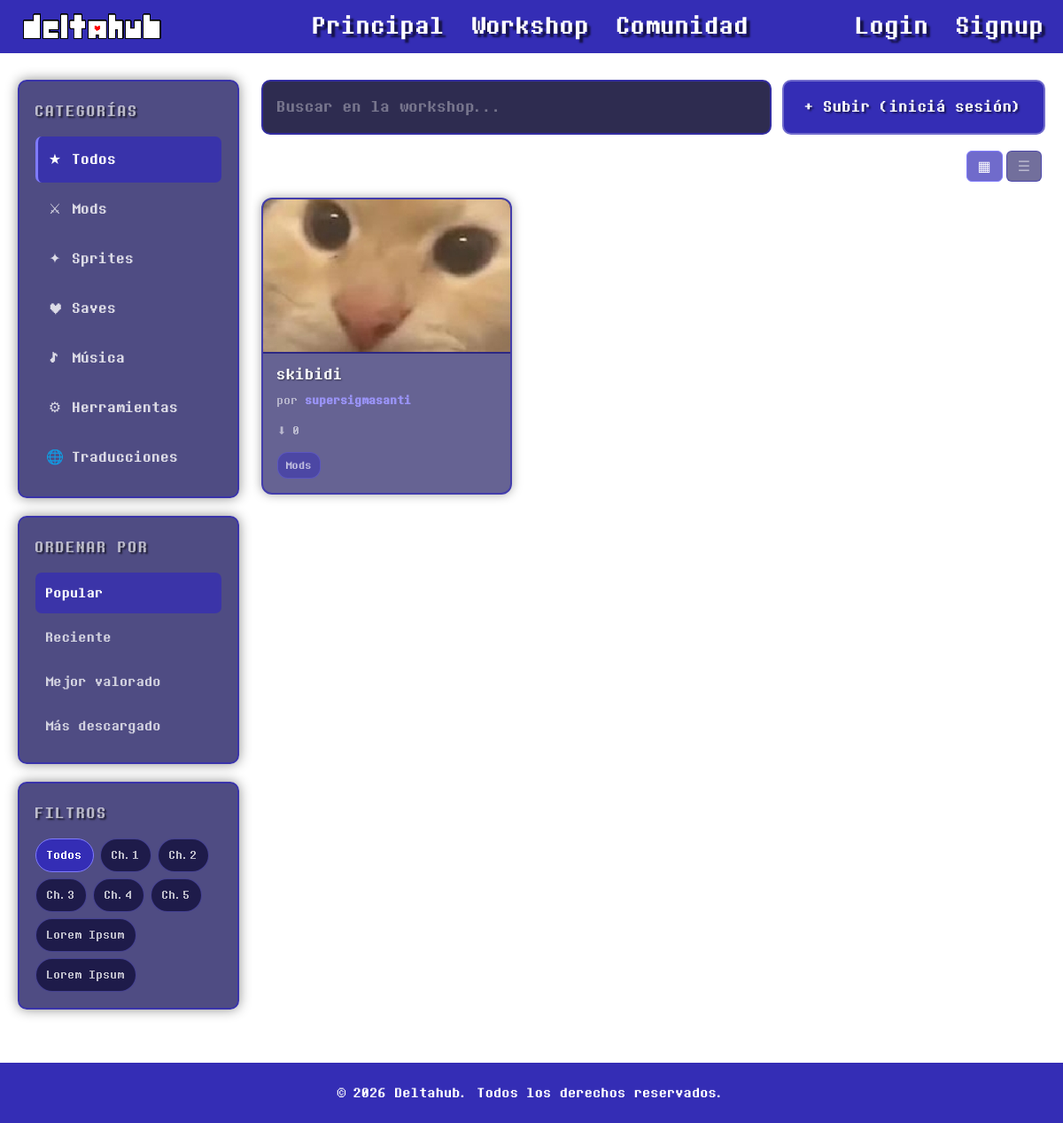
Before: /workshop.php with the older database file.
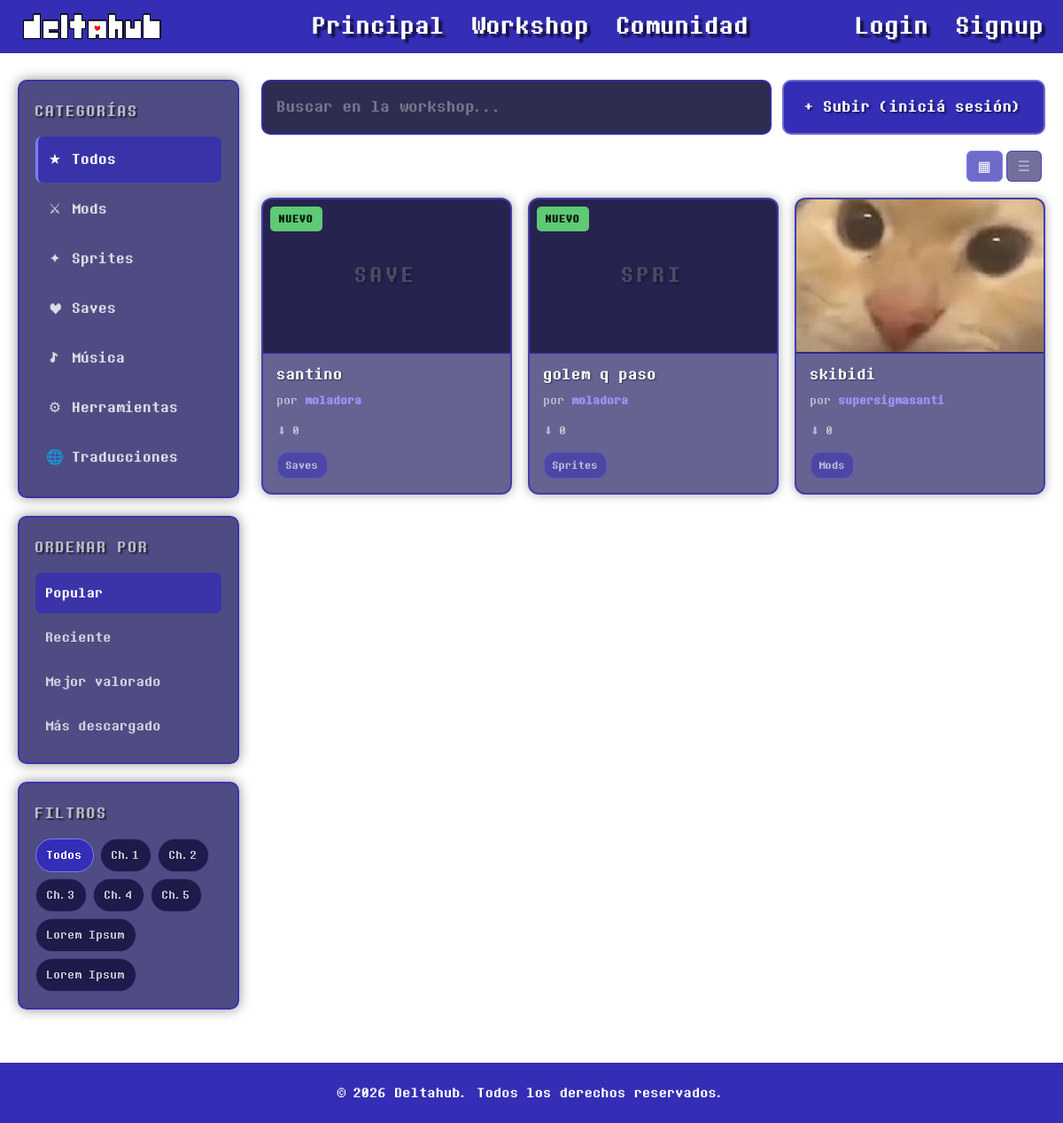
After: the same page with the newer database file.
### tables this page shows
CREATE TABLE `categorias` (
  `id` int(11) NOT NULL,
  `nombre` varchar(50) NOT NULL
);

CREATE TABLE `items` (
  `id` int(11) NOT NULL,
  `usuario_id` int(11) NOT NULL,
  `categoria_id` int(11) NOT NULL,
  `titulo` varchar(100) NOT NULL,
  `descripcion` text DEFAULT NULL,
  `imagen_portada` varchar(255) DEFAULT NULL,
  `fecha_publicacion` datetime DEFAULT current_timestamp(),
  `fecha_actualizacion` datetime DEFAULT NULL,
  `descargas` int(11) DEFAULT 0
);

CREATE TABLE `usuarios` (
  `id` int(11) NOT NULL,
  `nombre_usuario` varchar(50) NOT NULL,
  `email` varchar(100) NOT NULL,
  `password_hash` varchar(255) NOT NULL,
  `avatar_url` varchar(255) DEFAULT NULL,
  `fecha_registro` datetime DEFAULT current_timestamp(),
  `rol` enum('usuario','moderador','admin') DEFAULT 'usuario'
);

### workshop.php (the view, shortened to what this page needs)
<?php
require_once "config/database.php";
function slugify($texto) {
    $texto = mb_strtolower($texto, 'UTF-8');
    $texto = str_replace(['á','é','í','ó','ú','ñ'], ['a','e','i','o','u','n'], $texto);
    return preg_replace('/[^a-z0-9]+/', '', $texto);
}
$iconos_categoria = [
    'mods' => '⚔',
    'sprites' => '✦',
    'saves' => '♥',
    'musica' => '♪',
    'herramientas' => '⚙',
    'traducciones' => '🌐',
];
$categorias = $pdo->query("SELECT id, nombre FROM categorias ORDER BY id")->fetchAll();
$total_items = (int)$pdo->query("SELECT COUNT(*) FROM items")->fetchColumn();
$stmt = $pdo->query("
    SELECT items.*, usuarios.nombre_usuario, categorias.nombre AS categoria_nombre
    FROM items
    JOIN usuarios ON items.usuario_id = usuarios.id
    JOIN categorias ON items.categoria_id = categorias.id
    ORDER BY items.fecha_publicacion DESC
");
$items = $stmt->fetchAll();
?>
<!DOCTYPE html>
<html lang="es">
<head>
    <link rel="stylesheet" href="style.css">
</head>
<body class="workshop">
    <header>
        <a href="index.php" class="header-logo-LoginRegister">
            <img src="imagenes/DeltahubLogo3px.png" alt="logo deltahub">
        </a>
        <a href="index.php" id="shadow">Principal</a>
        <a href="workshop.php" id="shadow">Workshop</a>
        <a href="community.html" id="shadow">Comunidad</a>
        <div class="auth">
            <?php if (isset($_SESSION["usuario_id"])): ?>
                <a href="cuenta.php" id="shadow">
                    <?php echo htmlspecialchars($_SESSION["nombre_usuario"]); ?>
                </a>
                <a href="logout.php" id="shadow">
                    Logout
                </a>
            <?php else: ?>
                <a href="login.html" id="shadow">
                    Login
                </a>
                <a href="register.html" id="shadow">
                    Signup
                </a>
            <?php endif; ?>
        </div>
    </header>
    <main class="workshop-layout">
        <aside class="ws-sidebar">
            <div class="ws-sidebar-section">
                <h3 class="ws-sidebar-title">Categorías</h3>
                <ul class="ws-category-list">
                    <li class="ws-category active" data-category="all">
                        <span class="ws-cat-icon">★</span> Todos
                    </li>
                    <?php foreach ($categorias as $cat):
                        $slug = slugify($cat['nombre']);
                        $icono = $iconos_categoria[$slug] ?? '★';
                    ?>
                    <li class="ws-category" data-category="<?php echo $slug; ?>">
                        <span class="ws-cat-icon"><?php echo $icono; ?></span> <?php echo htmlspecialchars($cat['nombre']); ?>
                    </li>
                    <?php endforeach; ?>
                </ul>
            </div>
            <div class="ws-sidebar-section">
                <h3 class="ws-sidebar-title">Ordenar por</h3>
                <ul class="ws-sort-list">
                    <li class="ws-sort active" data-sort="popular">Popular</li>
                    <li class="ws-sort" data-sort="reciente">Reciente</li>
                    <li class="ws-sort" data-sort="valorado">Mejor valorado</li>
                    <li class="ws-sort" data-sort="descargas">Más descargado</li>
                </ul>
            </div>
            <div class="ws-sidebar-section">
                <h3 class="ws-sidebar-title">Filtros</h3>
                <div class="ws-filter-tags">
                    <button class="ws-tag active">Todos</button>
                    <button data-category="capitulo1" class="ws-tag">Ch.1</button>
                    <button class="ws-tag">Ch.2</button>
                    <button class="ws-tag">Ch.3</button>
                    <button class="ws-tag">Ch.4</button>
                    <button class="ws-tag">Ch.5</button>
                    <button class="ws-tag">Lorem Ipsum</button>
                    <button class="ws-tag">Lorem Ipsum</button>
                </div>
            </div>
        </aside>
        <section class="ws-content">
            <div class="ws-searchbar">
                <div class="ws-search-input-wrap">
                    <input type="text" id="ws-search" placeholder="Buscar en la workshop..." autocomplete="off">
                </div>
                <?php if (isset($_SESSION["usuario_id"])): ?>
                    <a href="subir.php"><button class="ws-upload-btn">+ Subir</button></a>
                <?php else: ?>
                    <a href="login.html"><button class="ws-upload-btn">+ Subir (iniciá sesión)</button></a>
                <?php endif; ?>
            </div>
            <div class="ws-results-bar">
                <span class="ws-results-count">Mostrando <strong id="ws-count-show"><?php echo count($items); ?></strong> de <strong id="ws-count-total"><?php echo $total_items; ?></strong> resultados</span>
                <div class="ws-view-toggle">
                    <button class="ws-view-btn active" data-view="grid" title="Vista cuadrícula">▦</button>
                    <button class="ws-view-btn" data-view="list" title="Vista lista">☰</button>
                </div>
            </div>
            <div class="ws-grid">
                <?php foreach ($items as $item): ?>
                    <?php
                        $slug_item = slugify($item['categoria_nombre']);
                        $es_nuevo = (strtotime($item['fecha_publicacion']) >= strtotime('-7 days'));
                        $tipo_label = mb_strtoupper(mb_substr($item['categoria_nombre'], 0, 4), 'UTF-8');
                    ?>
                    <a class="ws-item-link" href="item.php?id=<?php echo (int)$item['id']; ?>">
                        <article class="ws-item" data-category="<?php echo $slug_item; ?>" data-fecha="<?php echo htmlspecialchars($item['fecha_publicacion']); ?>" data-descargas="<?php echo (int)$item['descargas']; ?>">
                            <div class="ws-item-thumb">
                                <?php if (!empty($item['imagen_portada'])): ?>
                                    <img src="<?php echo htmlspecialchars($item['imagen_portada']); ?>" alt=""
                                         style="width:100%; height:100%; object-fit:cover;">
                                <?php else: ?>
                                    <div class="ws-item-thumb-placeholder"><?php echo htmlspecialchars($tipo_label); ?></div>
                                <?php endif; ?>
                                <?php if ($es_nuevo): ?>
                                    <span class="ws-item-badge new">Nuevo</span>
                                <?php endif; ?>
                            </div>
                            <div class="ws-item-info">
                                <h4 class="ws-item-title"><?php echo htmlspecialchars($item['titulo']); ?></h4>
                                <p class="ws-item-author">por <strong><?php echo htmlspecialchars($item['nombre_usuario']); ?></strong></p>
                                <div class="ws-item-meta">
                                    <span class="ws-item-downloads">⬇ <?php echo (int)$item['descargas']; ?></span>
                                </div>
                                <div class="ws-item-tags">
                                    <span class="ws-item-tag"><?php echo htmlspecialchars($item['categoria_nombre']); ?></span>
                                </div>
                            </div>
                        </article>
                    </a>
                <?php endforeach; ?>
            </div>
        </section>
    </main>
    <footer>
        <p>&copy; 2026 Deltahub. Todos los derechos reservados.</p>
    </footer>
</body>
</html>

Changed rows visible on the page:
added items: categoria.nombre "SAVE", shows "NUEVO", titulo "santino", usuario.nombre_usuario "moladora", descargas "0", categoria.nombre "Saves"
added items: categoria.nombre "SPRI", shows "NUEVO", titulo "golem q paso", usuario.nombre_usuario "moladora", descargas "0", categoria.nombre "Sprites"
